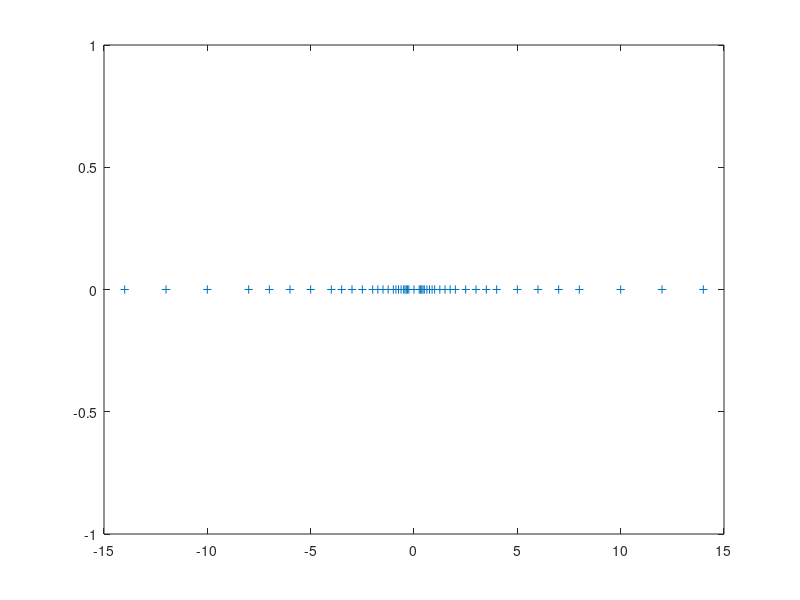

Source code (MATLAB):
x = [];

% Generate all positive numbers of the system (2, 3, -2, 3)
for i = 1:0.25:1.75 
    for j = -2:3
        x = [x i*2^j];
    end
end

x = [x -x 0];   % Include negative numbers and zero
x = sort(x);    %sort
y = zeros(1, length(x));
plot(x, y, '+')